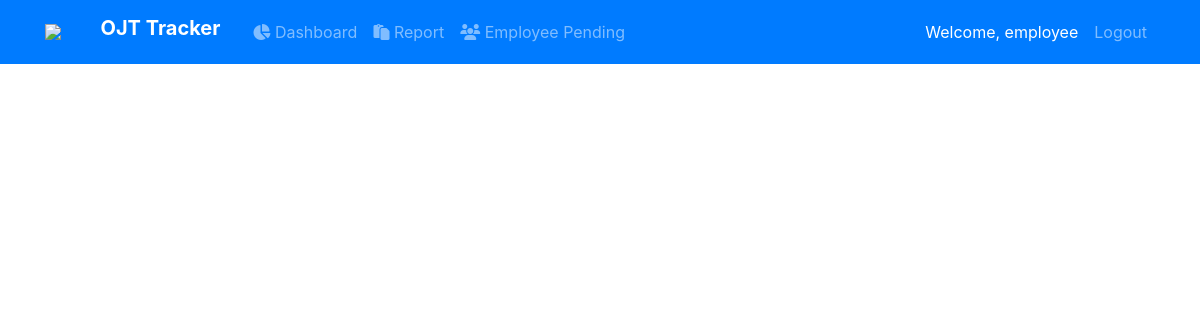
Page /employee_report/ (signed in) on the earlier database version.
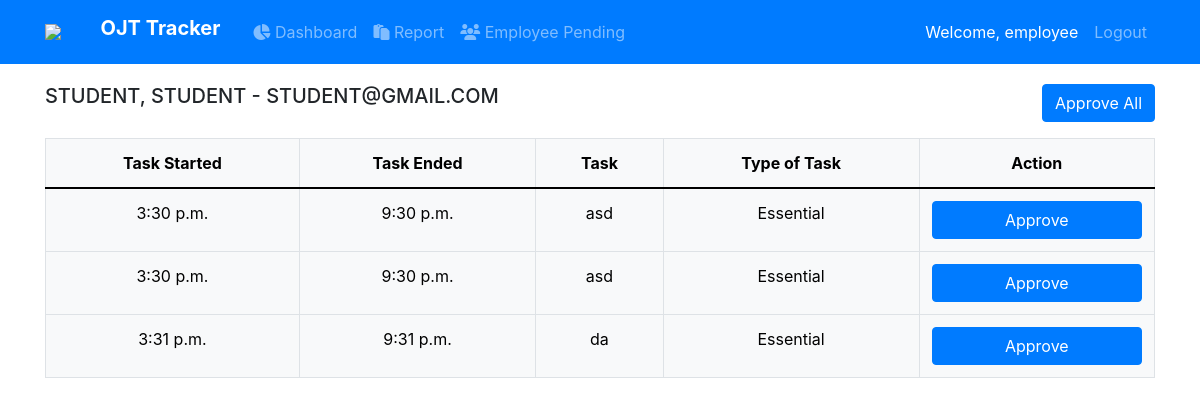
Same page on the later database version.
### accounts/models.py (models this page shows)
class CustomUser(AbstractUser):
    is_student = models.BooleanField(default=False)
    previous_day = models.DateField(null=True, blank=True)
    day_login = models.DateField(null=True, blank=True)
    is_switch = models.BooleanField(default=False)
    is_send = models.BooleanField(default=False)
    school_name = models.CharField(max_length=150, default='New Era')
    section_code = models.CharField(max_length=150, default='None')
    is_employee = models.BooleanField(default=False)
    is_teacher = models.BooleanField(default=False)
    teacher_students = models.ManyToManyField("self", blank=True)
    employee_students = models.ManyToManyField("self", blank=True)
    my_teacher = models.ForeignKey("self", blank=True, null=True, on_delete=models.CASCADE, related_name="student_teacher")
    my_employee = models.ForeignKey("self", blank=True, null=True, on_delete=models.CASCADE, related_name="student_employee")
    pending_employee = models.BooleanField(default=False)
    is_male = models.BooleanField(default=False)
    phone = models.CharField(max_length=20, null=True, blank=True)
    question = models.CharField(max_length=50, null=True, blank=True)
    answer = models.CharField(max_length=250, null=True, blank=True)
    is_student_approve = models.BooleanField(default=False)
    employer_student = models.ManyToManyField("self", blank=True)
    pending_teacher = models.BooleanField(default=False)
    accept_teacher = models.BooleanField(default=False)
    is_confirm_employer = models.BooleanField(default=False)

### blog/models.py (models this page shows, shortened)
class TaskList(models.Model):
    user = models.ForeignKey(CustomUser, on_delete=models.CASCADE)
    start_time = models.TimeField(auto_now=False, auto_now_add=False, null=True)
    end_time = models.TimeField(auto_now=False, auto_now_add=False, null=True)
    task = models.CharField(max_length=100)
    task_type = models.CharField(max_length=20)
    date_created = models.DateField(auto_now_add=True)
    is_send = models.BooleanField(default=False)
    is_employee_accepted = models.BooleanField(default=False)
    is_current = models.BooleanField(default=False)

### blog/views.py (the view)
# urls.py: path('employee_report/', views.employee_report, name = 'employee_report'),
@login_required
def employee_report(request): #Pending approval ng report summary
    if request.method == 'GET':
        username = request.user.username
        user = CustomUser.objects.get(username=username)
        students = user.employer_student.all()
        student_reports = list()
        for student in students:
            task = TaskList.objects.filter(
                user=student,
                is_send=True,
                is_employee_accepted=False
            )
            student_reports.append({
                'student': student,
                'reports': task
            })
        context = {
            'students': students,
            'student_reports': student_reports
        }
        return render(
            request,
            'blog/employee_report.html',
            context
        )

### blog/templates/blog/employee_report.html (shortened to what this page needs)
 {% extends "blog/base.html"%}
{% block content %}
  <body style="margin-top:5%">
    {% for report in student_reports %}
      {% if report.student.is_student_approve %}
        {% if report.reports %}
          <form action="{% url 'approve_student_all' report.student.id %}" method="POST">
            <button class="btn btn-primary float-right mb-3">Approve All</button>
          </form>
          <h5>{{ report.student.last_name|upper }}, {{ report.student.first_name|upper }} - {{ report.student|upper }}</h5>
          <table class="table table-hover table-bordered table-light">
            <thead class="text-center">
              <tr>
                <th scope="col">Task Started</th>
                <th scope="col">Task Ended</th>
                <th scope="col">Task </th>
                <th scope="col">Type of Task</th>
                <th scope="col">Action</th>
              </tr>
            </thead>
            <tbody class="text-center">
            {% for task in report.reports %}
              <tr>
                <td>{{task.start_time}}</td>
                <td>{{task.end_time}}</td>
                <td>{{task.task}}</td>
                <td>{{task.task_type}}</td>
                <td>
                <form action="{% url 'approve_student_task' report.student.id task.id %}" method="POST" class="float d-inline">
                    <button type="submit" class="btn btn-primary btn-block">Approve</button>
                </form>
                </td>
              </tr>
              {% endfor %}
            </tbody>
          </table>
        {% endif %}
      {% endif %}
    {% endfor %}
</body>
{% endblock content%}

Differences in the rows shown:
now on this page (row edited): CustomUser: student.last_name "STUDENT", student.first_name "STUDENT", student "STUDENT@GMAIL.COM"
added TaskList: start_time "3:30 p.m.", end_time "9:30 p.m.", task "asd", task_type "Essential"
added TaskList: start_time "3:30 p.m.", end_time "9:30 p.m.", task "asd", task_type "Essential"
added TaskList: start_time "3:31 p.m.", end_time "9:31 p.m.", task "da", task_type "Essential"
